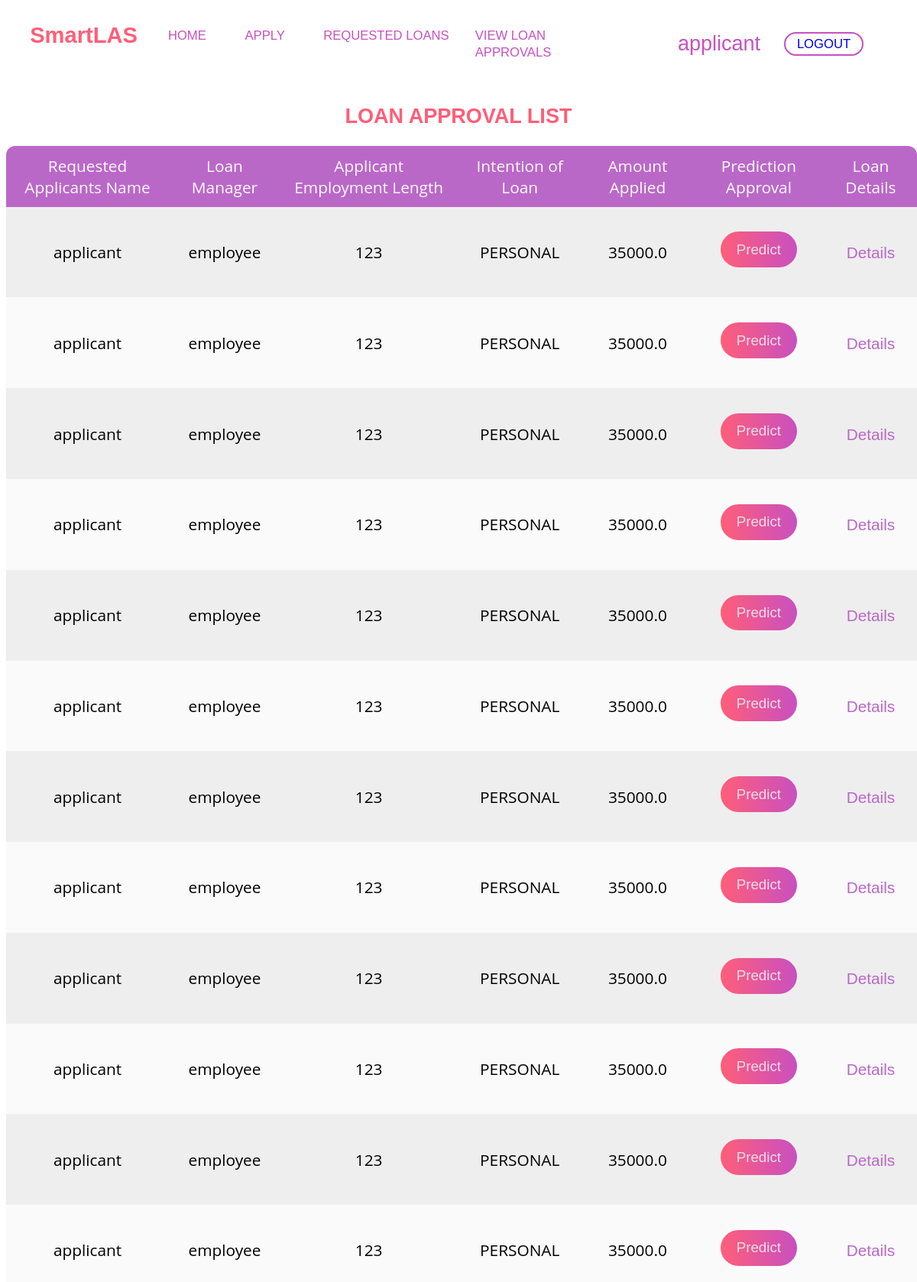
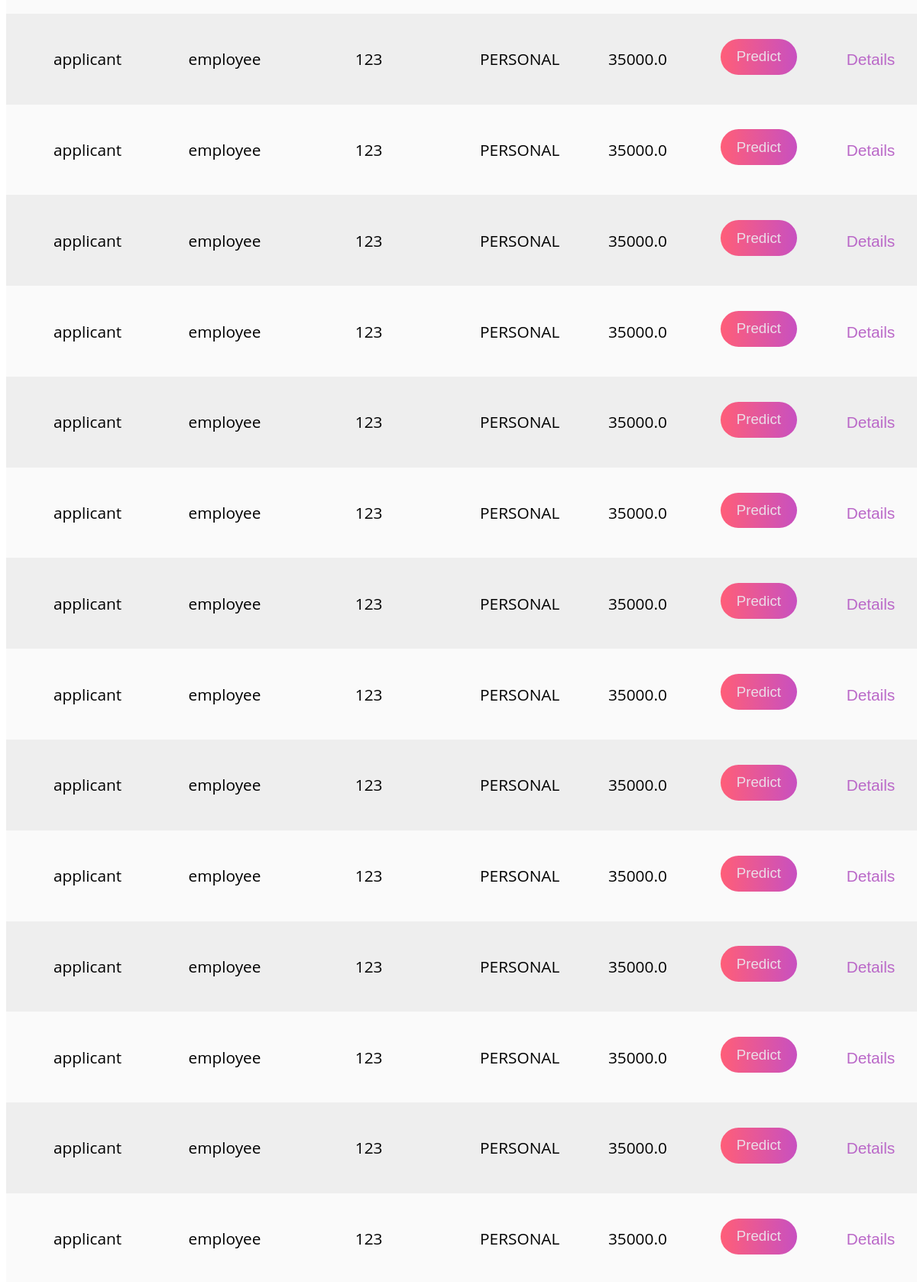
The page /loan-details/ (signed in, upper part) on the database its author committed (2 pictures, top to bottom).
### loan_approval/models.py (models this page shows)
class LoanDetails(models.Model):
    LOAN_GRADES = [
        ("A","A"),
        ("B","B"),
        ("C","C"),
        ("D","D"),
        ("E","E"),
        ("F","F"),
        ("G","G")
    ]
    credit_history = models.PositiveIntegerField(validators=[MinValueValidator(2),
                                       MaxValueValidator(35)])
    credit_default = models.BooleanField()
    interest_rate = models.FloatField(validators=[MinValueValidator(4.0),
                                       MaxValueValidator(24.0)])
    grade = models.CharField(max_length=3, choices=LOAN_GRADES)
    loan_percent_to_income = models.FloatField(validators=[MinValueValidator(0.0),
                                       MaxValueValidator(0.84)])
    loan_request = models.OneToOneField(Loan, on_delete= models.CASCADE)

class Loan(models.Model):
    OWNERSHIP_CHOICES = [('RENT','RENT'),
                         ('OWN','OWN'),
                         ('MORTGAGE','MORTGAGE'),
                         ('OTHER','OTHER')
                         ]
    INTENTIONS = [('PERSONAL','PERSONAL'),
                  ('EDUCATION','EDUCATION'),
                  ('MEDICAL','MEDICAL'),
                  ('VENTURE','VENTURE'),
                  ('HOMEIMPROVEMENT','HOMEIMPROVEMENT'),
                  ('DEBTCONSOLIDATION','DEBTCONSOLIDATION')
                  ]
    home_ownership = models.CharField(max_length=10,choices=OWNERSHIP_CHOICES)
    emp_length = models.PositiveIntegerField(validators=[MinValueValidator(0),
                                       MaxValueValidator(43)])
    loan_amount = models.FloatField(validators=[MinValueValidator(0.0),
                                       MaxValueValidator(40000.0)])
    person_age = models.PositiveIntegerField(validators=[MinValueValidator(18),
                                       MaxValueValidator(110)])
    income = models.FloatField(validators=[MinValueValidator(1000.0),
                                       MaxValueValidator(7000000.0)])
    loan_intent = models.CharField(max_length=20,choices=INTENTIONS)
    applicant_details = models.ForeignKey(Applicant, on_delete=models.CASCADE)
    managed_by = models.ForeignKey(Employee, on_delete=models.SET_NULL, null=True)

class Applicant(models.Model):
    applicant = models.OneToOneField(User, on_delete=models.CASCADE)
    def __str__(self):
        return f'{self.applicant.username}'

class Employee(models.Model):
    employee = models.OneToOneField(User, on_delete=models.CASCADE)
    def __str__(self):
        return f'{self.employee.username}'

### loan_approval/views.py (the view)
# urls.py: path("loan-details/",LoanDetailsListView.as_view(),name="loans_details_list"),
@method_decorator(login_required(login_url=reverse_lazy('loan_approval:user_login')),name="dispatch")
class LoanDetailsListView(ListView):
    model = LoanDetails
    template_name = 'loan_approval/loan_details_list.html'
    def get_queryset(self):
        queryset = self.model._default_manager
        try:
            user = self.request.user.employee
        except:
            print("User is applicant.")
        else:
            return queryset.filter(loan_request__managed_by = user)
        try:
            user = self.request.user.applicant
        except:
            print("User is employee.")
        else:
            return queryset.filter(loan_request__applicant_details = user)

### loan_approval/templates/loan_approval/loan_details_list.html (shortened to what this page needs)
{% load static %}
<!DOCTYPE html>
<html lang="en">
  <head>
    <link rel="stylesheet" href=" {% static 'css/loan_details_list_1.css' %} " />
    <link rel="stylesheet" href="{% static 'css/style.css' %}" />
  </head>
  <body>
    <nav>
      <div class="logos-section">
        <h2 class="logo">
            <a href="{% url 'loan_approval:index' %}">SmartLAS</a>
        </h2>
        <ul class="menu-items">
          {% if user.is_authenticated %}
          {% if user.applicant %}
          <li>
            <a href="{% url 'loan_approval:dashboard' %}">HOME</a>
          </li>
          <li>
            <a href="{% url 'loan_approval:loan_request' %}">APPLY</a>
          </li>
          <li>
            <a href="{% url 'loan_approval:applicant_loan_list' %}">REQUESTED LOANS</a>
          </li>
          <li>
            <a href="{% url 'loan_approval:loans_details_list' %}">VIEW LOAN APPROVALS</a>
          </li>
          {% endif %}
          {% endif %}
        </ul>
      </div>
      <ul class="cta-btns">
        {% if user.is_authenticated %}
        <li>
          <div >{{request.user}} </div>
        </li>
        <li>
          <a class="cta-btns1" href="{% url 'loan_approval:user_logout' %}">LOGOUT</a>
        </li>
        {% else %}
        <li>
          <a class="cta-btns1" href="{% url 'loan_approval:user_login' %}">LOGIN</a>
        </li>
        {% endif %}
      </ul>
    </nav>
    {% if user.is_authenticated %}
    {% if not request.user.is_superuser %}
    <table id="loan-prediction">
      <h2>LOAN APPROVAL LIST</h2>
      <thead>
        <tr>
            {% if request.user.applicant %}
            <td>Requested Applicants Name</td>
            <td> Loan Manager </td>
            <td>Applicant Employment Length</td>
            <td>Intention of Loan</td>
            <td>Amount Applied</td>
            <td> Prediction Approval </td>
            <td>Loan Details</td>
            {% endif %}
        </tr>
      </thead>
      <tbody>
        {% for object in object_list %}
    <tr>
    {% if request.user.applicant %}
    <td>{{ object.loan_request.applicant_details }}</td>
    <td> {{ object.loan_request.managed_by }} </td>
    <td>{{ object.loan_request.emp_length }}</td>
    <td>{{ object.loan_request.loan_intent }}</td>
    <td>{{ object.loan_request.loan_amount }}</td>
    <td>
        <input type="button" class="predict-button-{{object.loan_request.id}} button" value="Predict"
        onclick="submit({id: {{object.loan_request.id}}})" />
    </td>
    <td><a class="loan-details" href="{% url 'loan_approval:loan_details_detail' pk=object.id%}">Details</a></td>
    {% endif %}
</tr>
{% endfor %}
</tbody>
</table>
{% else %}
403 Error: Not authorized
{% endif %}
{% else %}
404 Error
{% endif %}
  </body>
</html>

### static/css/loan_details_list_1.css (style rules this page uses)
* { box-sizing: border-box; font-family: "Poppins", sans-serif; }
table { position: absolute; border-collapse: collapse; border-spacing: 0; border-radius: 12px 12px 0 0; overflow: hidden; box-shadow: 0 2px 12px reba(32, 32, 32, 0.3); background-color: #fafafa; text-align: center; font-family: "Poppins", sans-serif; font-weight: 2000; }
h2 { text-align: center; color: #ff5e78; }
th, td { padding: 12px 15px; }
td { font-size: 1rem; font-family: "Open Sans", sans-serif; }
a { font-size: 1rem; }
tr:nth-child(odd) { background-color: #eeeeee; }
thead tr td { background: #ba68c8; color: #fafafa; }
.button { background: linear-gradient(to right, #ff5e78, #c850c0); color: #ebdde8; border: none; font-size: 0.9rem; padding: 0.6rem 1rem; border-radius: 1.4rem; margin-top: 1rem; }
.loan-details { text-decoration: none; color: #ba68c8; }

### static/css/style.css (style rules this page uses)
* { font-family: "Poppins", sans-serif; font-size: 1.3rem; }
.logo a { font-size: 1.4rem; color: #ff5e78; text-decoration: none; }
li { list-style: none; }
nav, .cta-btns, .menu-items { display: flex; align-items: center; }
nav { margin: 0 1.5rem 1.5rem 1.5rem; justify-content: space-between; }
.logos-section { display: flex; }
.menu-items li, .cta-btns li { font-size: 0.9rem; margin-right: 1.5rem; color: #c850c0; }
.menu-items li a { position: relative; font-size: 0.8rem; margin-right: 1.5rem; color: #c850c0; text-decoration: none; }
.menu-items li a::after { content: ''; background: linear-gradient(to right, #ff5e78, #c850c0); height: 1.5px; width: 100%; left: 0; position: absolute; bottom: -5px; opacity: 0; transition: all 0.2s; pointer-events: none; }
.cta-btns1, .cta-btns2 { font-size: 0.8rem; text-decoration: none; border: 2px solid #c850c0; padding: 0.2rem 0.7rem; border-radius: 0.9rem; }

### rows shown on the page
LoanDetails: loan_request.applicant_details "applicant", loan_request.managed_by "employee", loan_request.emp_length "123", loan_request.loan_intent "PERSONAL", loan_request.loan_amount "35000.0"
LoanDetails: loan_request.applicant_details "applicant", loan_request.managed_by "employee", loan_request.emp_length "123", loan_request.loan_intent "PERSONAL", loan_request.loan_amount "35000.0"
LoanDetails: loan_request.applicant_details "applicant", loan_request.managed_by "employee", loan_request.emp_length "123", loan_request.loan_intent "PERSONAL", loan_request.loan_amount "35000.0"
LoanDetails: loan_request.applicant_details "applicant", loan_request.managed_by "employee", loan_request.emp_length "123", loan_request.loan_intent "PERSONAL", loan_request.loan_amount "35000.0"
LoanDetails: loan_request.applicant_details "applicant", loan_request.managed_by "employee", loan_request.emp_length "123", loan_request.loan_intent "PERSONAL", loan_request.loan_amount "35000.0"
LoanDetails: loan_request.applicant_details "applicant", loan_request.managed_by "employee", loan_request.emp_length "123", loan_request.loan_intent "PERSONAL", loan_request.loan_amount "35000.0"
LoanDetails: loan_request.applicant_details "applicant", loan_request.managed_by "employee", loan_request.emp_length "123", loan_request.loan_intent "PERSONAL", loan_request.loan_amount "35000.0"
LoanDetails: loan_request.applicant_details "applicant", loan_request.managed_by "employee", loan_request.emp_length "123", loan_request.loan_intent "PERSONAL", loan_request.loan_amount "35000.0"
LoanDetails: loan_request.applicant_details "applicant", loan_request.managed_by "employee", loan_request.emp_length "123", loan_request.loan_intent "PERSONAL", loan_request.loan_amount "35000.0"
LoanDetails: loan_request.applicant_details "applicant", loan_request.managed_by "employee", loan_request.emp_length "123", loan_request.loan_intent "PERSONAL", loan_request.loan_amount "35000.0"
LoanDetails: loan_request.applicant_details "applicant", loan_request.managed_by "employee", loan_request.emp_length "123", loan_request.loan_intent "PERSONAL", loan_request.loan_amount "35000.0"
LoanDetails: loan_request.applicant_details "applicant", loan_request.managed_by "employee", loan_request.emp_length "123", loan_request.loan_intent "PERSONAL", loan_request.loan_amount "35000.0"
LoanDetails: loan_request.applicant_details "applicant", loan_request.managed_by "employee", loan_request.emp_length "123", loan_request.loan_intent "PERSONAL", loan_request.loan_amount "35000.0"
LoanDetails: loan_request.applicant_details "applicant", loan_request.managed_by "employee", loan_request.emp_length "123", loan_request.loan_intent "PERSONAL", loan_request.loan_amount "35000.0"
LoanDetails: loan_request.applicant_details "applicant", loan_request.managed_by "employee", loan_request.emp_length "123", loan_request.loan_intent "PERSONAL", loan_request.loan_amount "35000.0"
LoanDetails: loan_request.applicant_details "applicant", loan_request.managed_by "employee", loan_request.emp_length "123", loan_request.loan_intent "PERSONAL", loan_request.loan_amount "35000.0"
LoanDetails: loan_request.applicant_details "applicant", loan_request.managed_by "employee", loan_request.emp_length "123", loan_request.loan_intent "PERSONAL", loan_request.loan_amount "35000.0"
LoanDetails: loan_request.applicant_details "applicant", loan_request.managed_by "employee", loan_request.emp_length "123", loan_request.loan_intent "PERSONAL", loan_request.loan_amount "35000.0"
LoanDetails: loan_request.applicant_details "applicant", loan_request.managed_by "employee", loan_request.emp_length "123", loan_request.loan_intent "PERSONAL", loan_request.loan_amount "35000.0"
LoanDetails: loan_request.applicant_details "applicant", loan_request.managed_by "employee", loan_request.emp_length "123", loan_request.loan_intent "PERSONAL", loan_request.loan_amount "35000.0"
LoanDetails: loan_request.applicant_details "applicant", loan_request.managed_by "employee", loan_request.emp_length "123", loan_request.loan_intent "PERSONAL", loan_request.loan_amount "35000.0"
LoanDetails: loan_request.applicant_details "applicant", loan_request.managed_by "employee", loan_request.emp_length "123", loan_request.loan_intent "PERSONAL", loan_request.loan_amount "35000.0"
LoanDetails: loan_request.applicant_details "applicant", loan_request.managed_by "employee", loan_request.emp_length "123", loan_request.loan_intent "PERSONAL", loan_request.loan_amount "35000.0"
LoanDetails: loan_request.applicant_details "applicant", loan_request.managed_by "employee", loan_request.emp_length "123", loan_request.loan_intent "PERSONAL", loan_request.loan_amount "35000.0"
LoanDetails: loan_request.applicant_details "applicant", loan_request.managed_by "employee", loan_request.emp_length "123", loan_request.loan_intent "PERSONAL", loan_request.loan_amount "35000.0"
LoanDetails: loan_request.applicant_details "applicant", loan_request.managed_by "employee", loan_request.emp_length "123", loan_request.loan_intent "PERSONAL", loan_request.loan_amount "35000.0"

### other values the page prints
{{ request.user }} "applicant"
